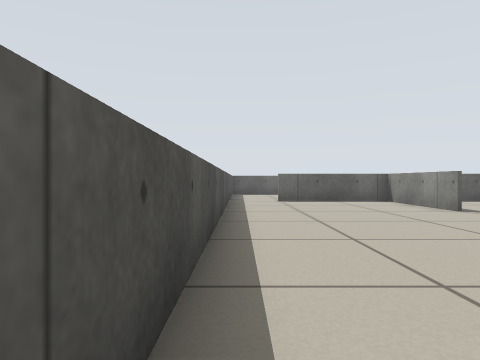
view 1 (above)

24 first-person views from a walk through a Stage world. The camera is 0.39 m above the floor, looks level and sees 70° across. Floor lines are 1 m apart. The floor is counted in squares, 0.5 m on a side. Each view is taken from the middle of a square. On the plan, view 1 faces up. The plan holds only what a view shows up to about 11 squares ahead; the rest is blank. The robots in the file are not drawn.

view 2
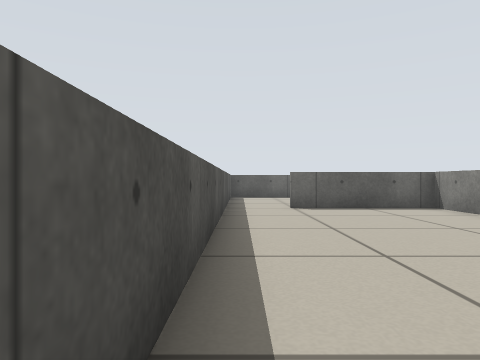

view 3
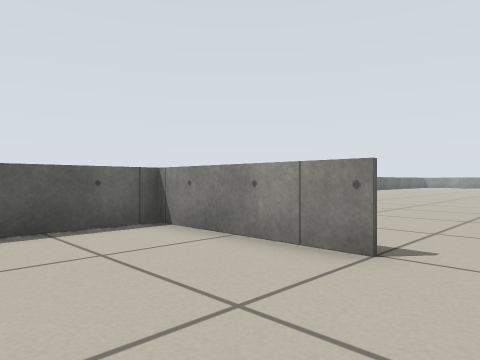

view 4
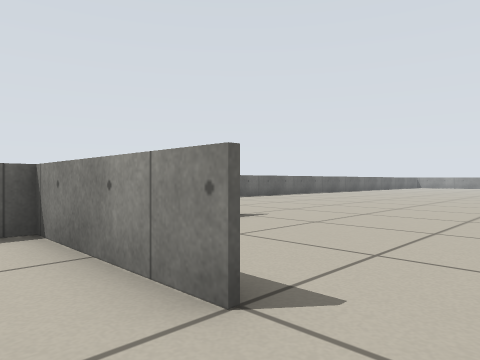

view 5
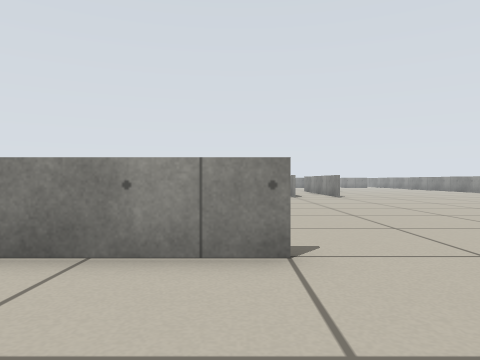

view 6
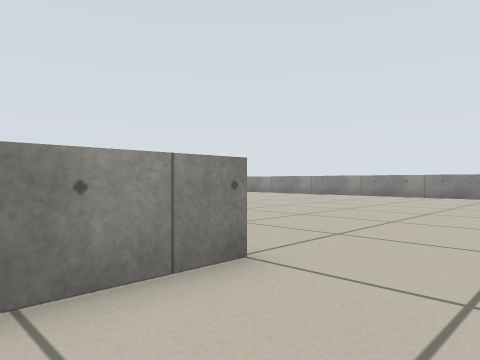

view 7
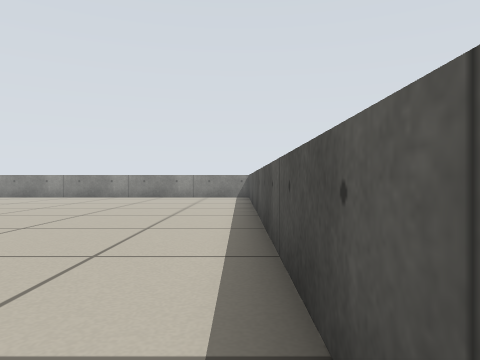

view 8
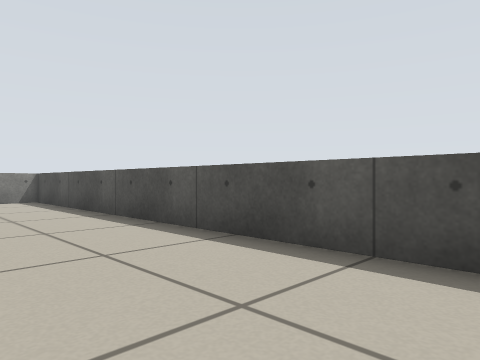

view 9
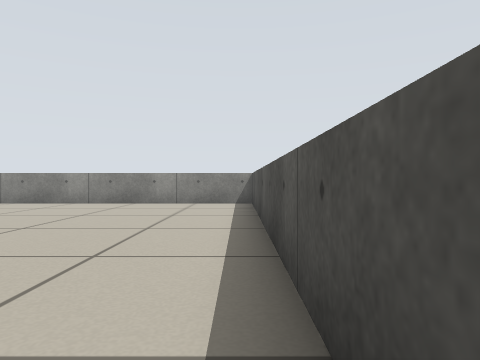

view 10
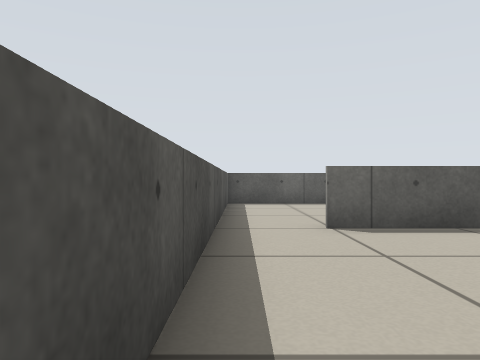

view 11
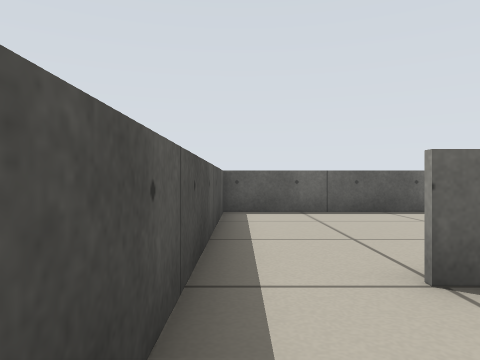

view 12
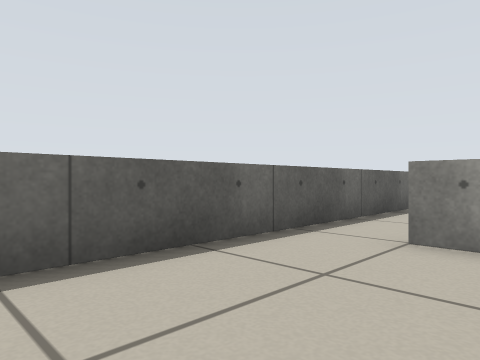

view 13
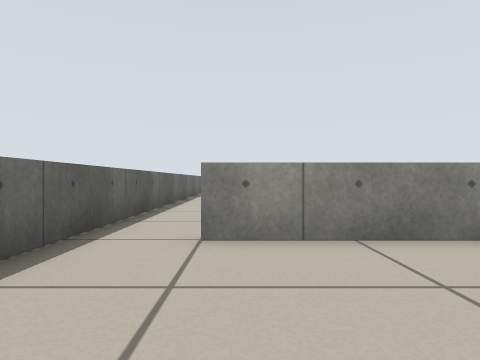

view 14
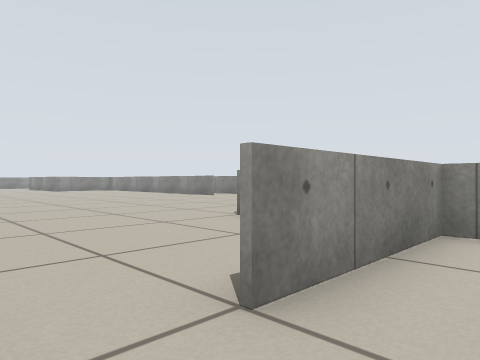

view 15
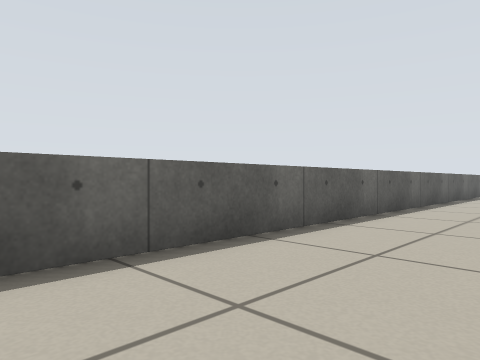

view 16
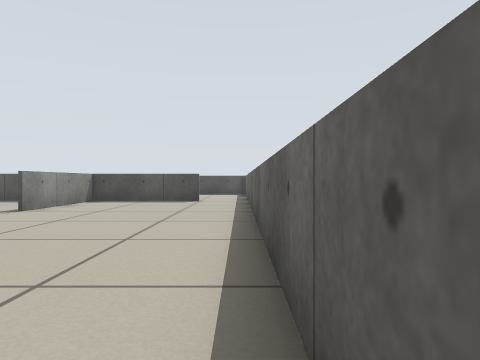

view 17
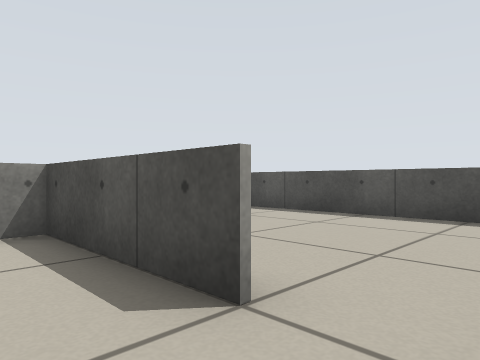

view 18
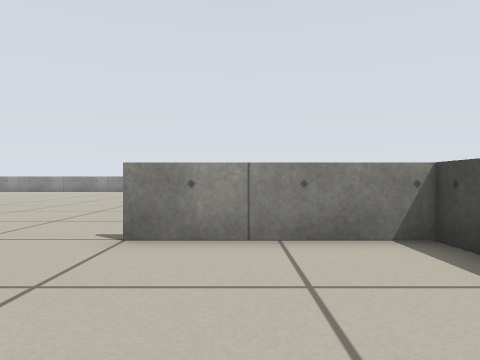

view 19
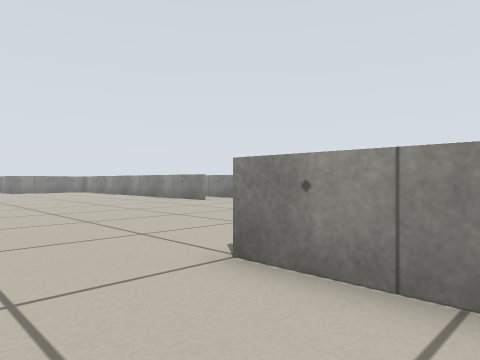

view 20
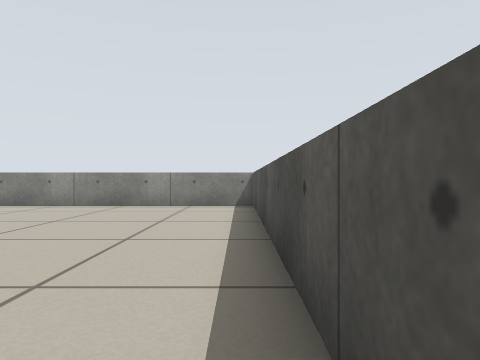

view 21
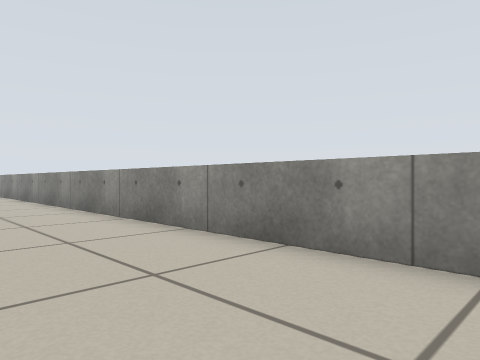

view 22
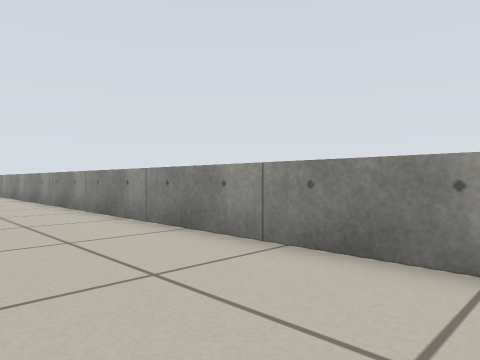

view 23
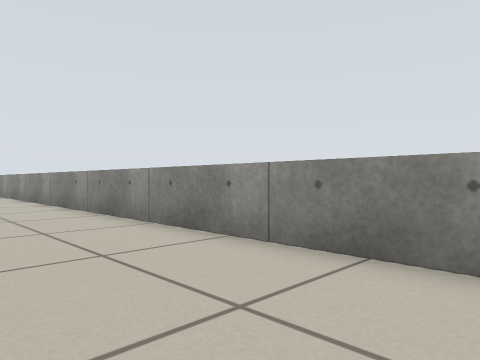

view 24
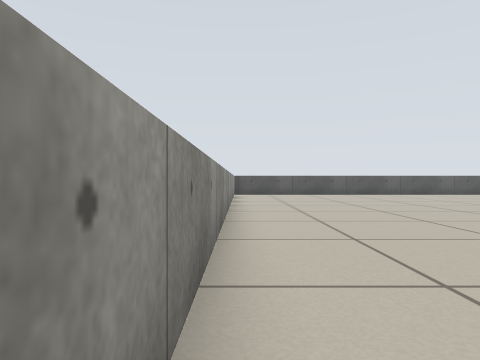

### Floor plan
Points are (right, up) in squares from view 1. A wall is a line through its corners. A room is listed if a view was taken in it or the views show most of it. See-through windows are left out.
Room 1 (views 1, 2, 3, 4, 5, 6, 7, 8, 9, 10, 11, 15, 16, 17, 18, 19, 20, 21, 22, 23, 24)
walls: (18.2, 18.3) (4.6, 18.3); (5.4, 8.4) (5.4, 13.1); (4.9, 12.6) (9.5, 12.6); (5.5, 16.5) (5.5, 12.5) (1.4, 12.5); (-0.4, 13.6) (-0.4, -4.8); (-0.5, -5.3) (20.2, -5.3)
ways out: opening at (0.5, 13) to room 2; opening at (5, 17.5) to room 2
Room 2 (views 12, 13, 14)
walls: (4.6, 18.3) (-0.4, 18.3) (-0.4, 13.6); (5.4, 13.1) (5.4, 16.5)
ways out: opening at (0.5, 13) to room 1; opening at (5, 17.5) to room 1

Where each view was taken, in squares from view 1:
view 1: 0 up, 0 right, facing up
view 2: 3 up, 0 right, facing up
view 3: 7 up, 2 right, facing up-right
view 4: 7 up, 4 right, facing up-right
view 5: 9 up, 2 right, facing right
view 6: 11 up, 3 right, facing down-right
view 7: 10 up, 0 right, facing down
view 8: 8 up, 3 right, facing down-left
view 9: 6 up, 0 right, facing down
view 10: 7 up, 0 right, facing up
view 11: 10 up, 0 right, facing up
view 12: 15 up, 1 right, facing up-right
view 13: 16 up, 1 right, facing right
view 14: 18 up, 4 right, facing down-right
view 15: 15 up, 6 right, facing up-right
view 16: 18 up, 18 right, facing left
view 17: 18 up, 7 right, facing down-left
view 18: 17 up, 8 right, facing down
view 19: 15 up, 7 right, facing down-right
view 20: 5 up, 0 right, facing down
view 21: 2 down, 1 right, facing down-right
view 22: 2 down, 5 right, facing down-right
view 23: 2 down, 8 right, facing down-right
view 24: 5 down, 18 right, facing left
